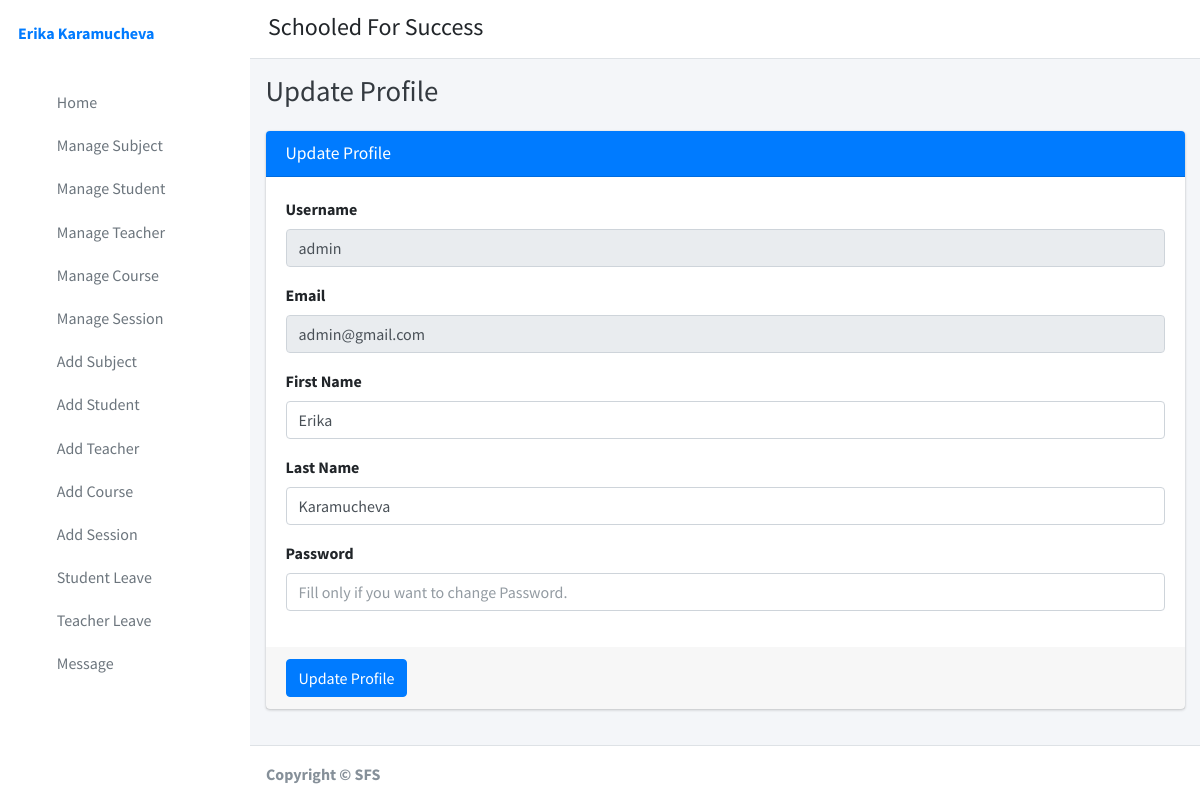
Page /admin_profile/ (signed in) on the committed database.
### student_management_app/models.py (models this page shows)
class CustomUser(AbstractUser):
    user_type_data = ((1, "Adminn"), (2, "Staff"), (3, "Student"))
    user_type = models.CharField(default=1, choices=user_type_data, max_length=10)

### student_management_app/HodViews.py (the view)
# urls.py: path('admin_profile/', HodViews.admin_profile, name="admin_profile"),
def admin_profile(request):
    user = CustomUser.objects.get(id=request.user.id)
    context = {
        "user": user
    }
    return render(request, 'hod_template/admin_profile.html', context)

### student_management_app/LoginCheckMiddleWare.py (called while the page is built, shortened)
    def process_view(self, request, view_func, view_args, view_kwargs):
        modulename = view_func.__module__
        user = request.user
        if user.is_authenticated:
            if user.user_type == "1":
                if modulename == "student_management_app.HodViews":
                    pass
                elif modulename == "student_management_app.views" or \
                        modulename == "django.views.static":
                    pass
                else:
                    return redirect("admin_home")
            else:
                return redirect("login")
        else:
            if request.path == reverse("login") or request.path == reverse("doLogin"):
                pass
            else:
                return redirect("login")

### student_management_app/templates/hod_template/admin_profile.html (shortened to what this page needs)
{% extends 'hod_template/base_template.html' %}
{% block page_title %} Update Profile {% endblock page_title %}
{% block main_content %}
{% load static %}
<section class="content">
        <div class="container-fluid">
            <div class="row">
                <div class="col-md-12">
                    <div class="card card-primary">
                    <div class="card-header">
                        <h3 class="card-title">Update Profile</h3>
                    </div>
                    <form role="form" method="POST" action="{% url 'admin_profile_update' %}">
                        <div class="card-body">
                            <div class="form-group">
                                <label>Username </label>
                                <input type="text" class="form-control" name="username" value="{{ user.username }}" disabled="disabled">
                            </div>
                            <div class="form-group">
                                <label>Email </label>
                                <input type="text" class="form-control" name="email" value="{{ user.email }}" disabled="disabled">
                            </div>
                            <div class="form-group">
                                <label>First Name </label>
                                <input type="text" class="form-control" name="first_name" value="{{ user.first_name }}">
                            </div>
                            <div class="form-group">
                                <label>Last Name </label>
                                <input type="text" class="form-control" name="last_name" value="{{ user.last_name }}">
                            </div>
                            <div class="form-group">
                                <label>Password </label>
                                <input type="text" class="form-control" name="password" placeholder="Fill only if you want to change Password.">
                            </div>
                        </div>
                        <div class="card-footer">
                        <button type="submit" class="btn btn-primary">Update Profile</button>
                        </div>
                    </form>
                    </div>
                </div>
            </div>
        </div>
      </section>
  {% endblock main_content %}

### student_management_app/templates/hod_template/sidebar_template.html
{% load static %}
<aside class="main-sidebar sidebar-primary">
      <div class="sidebar">
        <div class="user-panel mt-3 pb-3 mb-3 d-flex">
          <div class="info">
            <a href="{% url 'admin_profile' %}" class="d-block"><strong>{{ user.first_name }} {{ user.last_name }}</strong></a>
          </div>
        </div>
        <nav class="mt-2">
          <ul class="nav nav-pills nav-sidebar flex-column" data-widget="treeview" role="menu" data-accordion="false">
              <li class="nav-item">
              {% url 'admin_home' as admin_home %}
              <a href="{{ admin_home }}" class="nav-link {% if request.path == admin_home %} active {% endif %}">
                <i class="nav-icon fas fa-tachometer-alt"></i>
                <p>Home</p>
              </a>
            </li>
            <li class="nav-item">
              {% url 'manage_subject' as manage_subject %}
              {% url 'edit_subject' subject_id=id as edit_subject %}
              <a href="{{ manage_subject }}" class="nav-link {% if request.path == manage_subject %} active {% endif %} {% if request.path == edit_subject %} active {% endif %}">
                <i class="nav-icon fas fa-book"></i>
                <p>Manage Subject</p>
              </a>
            </li>
            <li class="nav-item">
              {% url 'manage_student' as manage_student %}
              {% url 'edit_student' student_id=id as edit_student %}
              <a href="{{ manage_student }}" class="nav-link {% if request.path == manage_student %} active {% endif %} {% if request.path == edit_student %} active {% endif %}">
                <i class="nav-icon fas fa-user-graduate"></i>
                <p>Manage Student</p>
              </a>
            </li>
            <li class="nav-item">
              {% url 'manage_staff' as manage_staff %}
              {% url 'edit_staff' staff_id=id as edit_staff %}
              <a href="{{ manage_staff }}" class="nav-link {% if request.path == manage_staff %} active {% endif %} {% if request.path == edit_staff %} active {% endif %}">
                <i class="nav-icon fas fa-chalkboard-teacher"></i>
                <p>Manage Teacher</p>
              </a>
            </li>
            <li class="nav-item">
              {% url 'manage_course' as manage_course %}
              {% url 'edit_course' course_id=id as edit_course %}
              <a href="{{ manage_course }}" class="nav-link {% if request.path == manage_course %} active {% endif %} {% if request.path == edit_course %} active {% endif %}">
                <i class="nav-icon fas fa-chalkboard"></i>
                <p>Manage Course</p>
              </a>
            </li>
            <li class="nav-item">
              {% url 'manage_session' as manage_session %}
              {% url 'edit_session' session_id=id as edit_session %}
              <a href="{{ manage_session }}" class="nav-link {% if request.path == manage_session %} active {% endif %} {% if request.path == edit_session %} active {% endif %}">
                <i class="nav-icon fas fa-graduation-cap"></i>
                <p>Manage Session</p>
              </a>
            </li>
             <li class="nav-item">
              {% url 'add_subject' as add_subject %}
              <a href="{{ add_subject }}" class="nav-link {% if request.path == add_subject %} active {% endif %}">
                <i class="nav-icon fas fa-th"></i>
                <p>Add Subject</p>
              </a>
            </li>
            <li class="nav-item">
              {% url 'add_student' as add_student %}
              <a href="{{ add_student }}" class="nav-link {% if request.path == add_student %} active {% endif %}">
                <i class="nav-icon fas fa-th"></i>
                <p>Add Student</p>
              </a>
            </li>
            <li class="nav-item">
              {% url 'add_staff' as add_staff %}
              <a href="{{ add_staff }}" class="nav-link {% if request.path == add_staff %} active {% endif %}">
                <i class="nav-icon fas fa-th"></i>
                <p>Add Teacher</p>
              </a>
            </li>
            <li class="nav-item">
            {% url 'add_course' as add_course %}
              <a href="{{ add_course }}" class="nav-link {% if request.path == add_course %} active {% endif %}">
                <i class="nav-icon fas fa-th"></i>
                <p>Add Course</p>
              </a>
            </li>
            <li class="nav-item">
              {% url 'add_session' as add_session %}
              <a href="{{ add_session }}" class="nav-link {% if request.path == add_session %} active {% endif %}">
                <i class="nav-icon fas fa-th"></i>
                <p>Add Session</p>
              </a>
            </li>
            <li class="nav-item">
              {% url 'student_leave_view' as student_leave_view %}
              <a href="{{ student_leave_view }}" class="nav-link {% if request.path == student_leave_view %} active {% endif %}">
                <i class="nav-icon fas fa-th"></i>
                <p>Student Leave</p>
              </a>
            </li>
            <li class="nav-item">
              {% url 'staff_leave_view' as staff_leave_view %}
              <a href="{{ staff_leave_view }}" class="nav-link {% if request.path == staff_leave_view %} active {% endif %}">
                <i class="nav-icon fas fa-th"></i>
                <p>Teacher Leave</p>
              </a>
            </li>
            <li class="nav-item">
              {% url 'create_message' as create_message %}
              <a href="{{ create_message }}" class="nav-link {% if request.path == create_message %} active {% endif %}">
                <i class="nav-icon fas fa-th"></i>
                <p>Message</p>
              </a>
            </li>
          </ul>
        </nav>
      </div>
    </aside>

### rows in the picture
CustomUser: first_name "Erika", last_name "Karamucheva", username "admin", email "admin@gmail.com"
